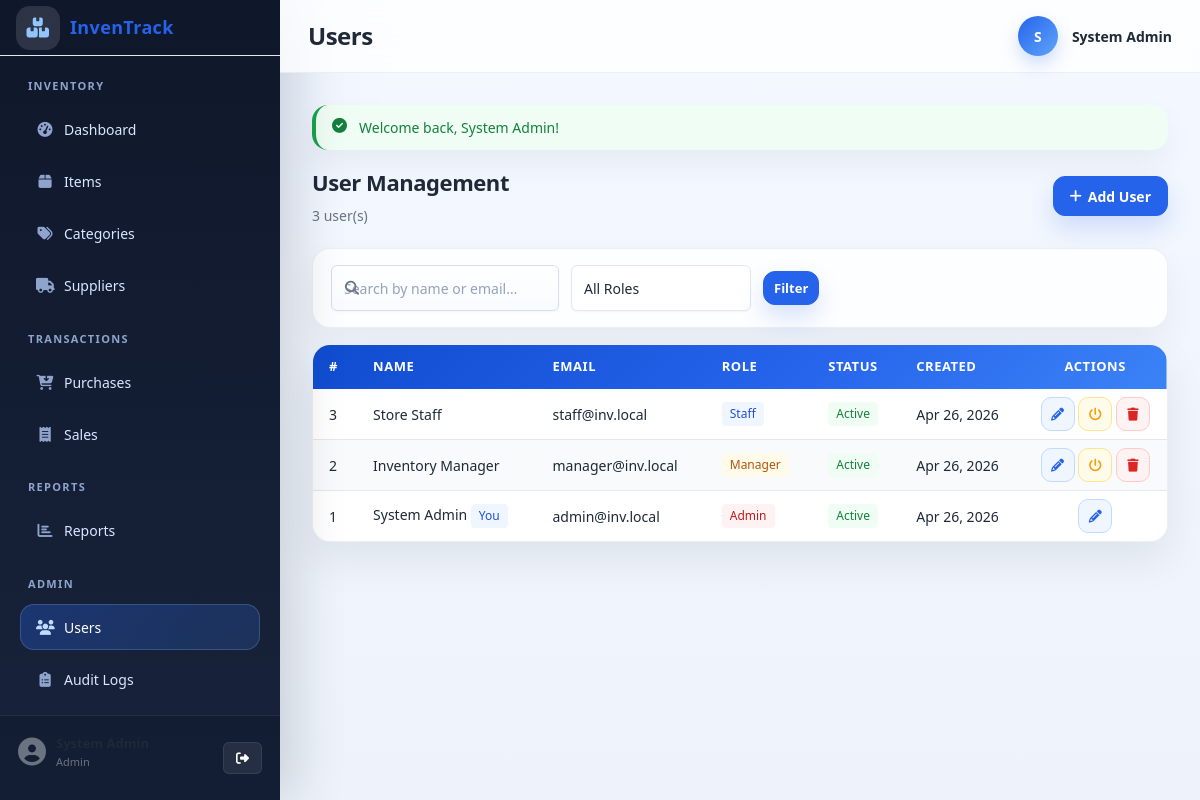
The page /pages/users/index.php (signed in) on the database its author committed.
### tables this page shows
CREATE TABLE users (
    id            INT            AUTO_INCREMENT PRIMARY KEY,
    name          VARCHAR(100)   NOT NULL,
    email         VARCHAR(150)   NOT NULL,
    password_hash VARCHAR(255)   NOT NULL,
    role          ENUM('admin','manager','staff') NOT NULL DEFAULT 'staff',
    status        ENUM('active','inactive')       NOT NULL DEFAULT 'active',
    created_at    DATETIME       DEFAULT CURRENT_TIMESTAMP,
    CONSTRAINT uq_users_email UNIQUE (email)
);

### includes/functions.php (called while the page is built, shortened)
<?php
function app_base_path(): string
{
    static $base_path = null;
    if ($base_path !== null) {
        return $base_path;
    }
    $base_path = '/' . trim(basename(dirname(__DIR__)), '/');
    return $base_path;
}
function app_url(string $path = ''): string
{
    $path = ltrim($path, '/');
    return $path === '' ? app_base_path() . '/' : app_base_path() . '/' . $path;
}
function get_flash(): ?array
{
    $flash = $_SESSION['flash'];
    return $flash;
}
function sanitize(mixed $value): string
{
    return htmlspecialchars(trim((string)$value), ENT_QUOTES, 'UTF-8');
}
function format_date(?string $date): string
{
    $ts = strtotime($date);
    return $ts !== false ? date('M d, Y', $ts) : '';
}

### includes/auth.php (called while the page is built, shortened)
<?php
require_once __DIR__ . '/functions.php';
function current_user(): ?array
{
    return $_SESSION['user'] ?? null;
}

### pages/users/index.php (the view, shortened to what this page needs)
<?php
require_once __DIR__ . '/../../config/db.php';
require_once __DIR__ . '/../../includes/auth.php';
require_once __DIR__ . '/../../includes/functions.php';
$q    = trim($_GET['q']    ?? '');
$page = max(1, (int)($_GET['page'] ?? 1));
$per  = 20;
$where  = ['1=1'];
$params = [];
$where_sql = implode(' AND ', $where);
$count_stmt = $pdo->prepare("SELECT COUNT(*) FROM users WHERE $where_sql");
$count_stmt->execute($params);
$total = (int)$count_stmt->fetchColumn();
$pag  = paginate($total, $per, $page);
$stmt = $pdo->prepare("SELECT id, name, email, role, status, created_at FROM users WHERE $where_sql ORDER BY id DESC LIMIT :limit OFFSET :offset");
$stmt->bindValue(':limit',  $per,          PDO::PARAM_INT);
$stmt->bindValue(':offset', $pag['offset'], PDO::PARAM_INT);
$stmt->execute();
$rows = $stmt->fetchAll();
require_once __DIR__ . '/../../includes/header.php';
require_once __DIR__ . '/../../includes/sidebar.php';
?>
<div class="page-wrapper">
    <div class="topbar">
        <h1 class="topbar-title">Users</h1>
        <div class="topbar-user">
            <div class="user-avatar"><?= strtoupper(substr($user['name'], 0, 1)) ?></div>
            <span class="user-name"><?= sanitize($user['name']) ?></span>
        </div>
    </div>
    <main class="main-content">
        <?php $flash = get_flash(); if ($flash): ?>
        <div class="alert alert-<?= sanitize($flash['type']) ?>" style="margin-bottom:16px">
            <i class="fa-solid <?= $flash['type']==='success' ? 'fa-circle-check' : 'fa-circle-exclamation' ?>"></i>
            <?= sanitize($flash['message']) ?>
        </div>
        <?php endif; ?>
        <div class="page-header">
            <div>
                <h2 class="page-title">User Management</h2>
                <p class="page-subtitle"><?= $total ?> user(s)</p>
            </div>
            <a href="<?= htmlspecialchars(app_url('pages/users/add.php'), ENT_QUOTES, 'UTF-8') ?>" class="btn-primary"><i class="fa-solid fa-plus"></i> Add User</a>
        </div>
        <form method="GET" class="filter-bar">
            <div class="search-wrapper">
                <i class="fa-solid fa-search"></i>
                <input type="search" name="q" placeholder="Search by name or email…" value="<?= sanitize($q) ?>">
            </div>
            <select name="role">
                <option value="">All Roles</option>
            </select>
            <button type="submit" class="btn-primary btn-sm">Filter</button>
        </form>
        <div class="table-container">
            <table>
                <thead>
                    <tr>
                        <th>#</th>
                        <th>Name</th>
                        <th>Email</th>
                        <th>Role</th>
                        <th>Status</th>
                        <th>Created</th>
                        <th class="col-actions">Actions</th>
                    </tr>
                </thead>
                <tbody>
                    <?php if (empty($rows)): ?>
                    <tr><td colspan="7" class="table-empty">No users found.</td></tr>
                    <?php else: ?>
                    <?php foreach ($rows as $u): ?>
                    <?php
                        $role_badge  = ['admin'=>'badge-danger','manager'=>'badge-warning','staff'=>'badge-info'][$u['role']] ?? 'badge-muted';
                        $status_badge = $u['status']==='active' ? 'badge-success' : 'badge-danger';
                        $is_self     = (int)$u['id'] === (int)$user['id'];
                    ?>
                    <tr>
                        <td><?= (int)$u['id'] ?></td>
                        <td><?= sanitize($u['name']) ?> <?= $is_self ? '<span class="badge badge-info">You</span>' : '' ?></td>
                        <td><?= sanitize($u['email']) ?></td>
                        <td><span class="badge <?= $role_badge ?>"><?= ucfirst(sanitize($u['role'])) ?></span></td>
                        <td><span class="badge <?= $status_badge ?>"><?= ucfirst(sanitize($u['status'])) ?></span></td>
                        <td><?= format_date($u['created_at']) ?></td>
                        <td class="col-actions">
                            <a href="<?= htmlspecialchars(app_url('pages/users/edit.php?id=' . (int)$u['id']), ENT_QUOTES, 'UTF-8') ?>" class="btn-action btn-edit" title="Edit"><i class="fa-solid fa-pencil"></i></a>
                            <?php if (!$is_self): ?>
                            <form method="POST" action="<?= htmlspecialchars(app_url('pages/users/toggle.php'), ENT_QUOTES, 'UTF-8') ?>" style="display:inline">
                                <button type="submit" class="btn-action btn-toggle" title="<?= $u['status']==='active' ? 'Deactivate' : 'Activate' ?>">
                                    <i class="fa-solid fa-power-off"></i>
                                </button>
                            </form>
                            <form method="POST" action="<?= htmlspecialchars(app_url('pages/users/delete.php'), ENT_QUOTES, 'UTF-8') ?>" style="display:inline">
                                <button type="submit" class="btn-action btn-delete" title="Delete" data-confirm-delete data-item-name="<?= sanitize($u['name']) ?>"><i class="fa-solid fa-trash"></i></button>
                            </form>
                            <?php endif; ?>
                        </td>
                    </tr>
                    <?php endforeach; ?>
                    <?php endif; ?>
                </tbody>
            </table>
        </div>
    </main>
</div>
<?php require_once __DIR__ . '/../../includes/footer.php'; ?>

### includes/sidebar.php
<?php
$user        = current_user();
$user_role   = $user['role'] ?? 'staff';
$current     = basename($_SERVER['PHP_SELF']);
$current_dir = basename(dirname($_SERVER['PHP_SELF']));
function nav_active(string $dir, string $file, string $current_dir, string $current): string
{
    return ($current_dir === $dir && $current === $file) ? ' active' : '';
}
?>
<aside class="sidebar" id="sidebar">
    <div class="sidebar-brand">
        <i class="fa-solid fa-boxes-stacked"></i>
        <span>InvenTrack</span>
    </div>
    <nav class="sidebar-nav">
        <div class="nav-group-label">Inventory</div>
        <a href="<?= htmlspecialchars(app_url('pages/dashboard.php'), ENT_QUOTES, 'UTF-8') ?>"
           class="nav-link<?= ($current === 'dashboard.php') ? ' active' : '' ?>">
            <i class="fa-solid fa-gauge-high"></i>
            <span>Dashboard</span>
        </a>
        <a href="<?= htmlspecialchars(app_url('pages/items/index.php'), ENT_QUOTES, 'UTF-8') ?>"
           class="nav-link<?= nav_active('items', 'index.php', $current_dir, $current) ?>">
            <i class="fa-solid fa-box"></i>
            <span>Items</span>
        </a>
        <a href="<?= htmlspecialchars(app_url('pages/categories/index.php'), ENT_QUOTES, 'UTF-8') ?>"
           class="nav-link<?= nav_active('categories', 'index.php', $current_dir, $current) ?>">
            <i class="fa-solid fa-tags"></i>
            <span>Categories</span>
        </a>
        <a href="<?= htmlspecialchars(app_url('pages/suppliers/index.php'), ENT_QUOTES, 'UTF-8') ?>"
           class="nav-link<?= nav_active('suppliers', 'index.php', $current_dir, $current) ?>">
            <i class="fa-solid fa-truck"></i>
            <span>Suppliers</span>
        </a>
        <div class="nav-group-label">Transactions</div>
        <a href="<?= htmlspecialchars(app_url('pages/purchases/index.php'), ENT_QUOTES, 'UTF-8') ?>"
           class="nav-link<?= nav_active('purchases', 'index.php', $current_dir, $current) ?>">
            <i class="fa-solid fa-cart-arrow-down"></i>
            <span>Purchases</span>
        </a>
        <a href="<?= htmlspecialchars(app_url('pages/sales/index.php'), ENT_QUOTES, 'UTF-8') ?>"
           class="nav-link<?= nav_active('sales', 'index.php', $current_dir, $current) ?>">
            <i class="fa-solid fa-receipt"></i>
            <span>Sales</span>
        </a>
        <div class="nav-group-label">Reports</div>
        <a href="<?= htmlspecialchars(app_url('pages/reports/index.php'), ENT_QUOTES, 'UTF-8') ?>"
           class="nav-link<?= nav_active('reports', 'index.php', $current_dir, $current) ?>">
            <i class="fa-solid fa-chart-bar"></i>
            <span>Reports</span>
        </a>
        <?php if ($user_role === 'admin'): ?>
        <div class="nav-group-label">Admin</div>
        <a href="<?= htmlspecialchars(app_url('pages/users/index.php'), ENT_QUOTES, 'UTF-8') ?>"
           class="nav-link<?= nav_active('users', 'index.php', $current_dir, $current) ?>">
            <i class="fa-solid fa-users"></i>
            <span>Users</span>
        </a>
        <a href="<?= htmlspecialchars(app_url('pages/audit-logs/index.php'), ENT_QUOTES, 'UTF-8') ?>"
           class="nav-link<?= nav_active('audit-logs', 'index.php', $current_dir, $current) ?>">
            <i class="fa-solid fa-clipboard-list"></i>
            <span>Audit Logs</span>
        </a>
        <?php endif; ?>
    </nav>
    <div class="sidebar-footer">
        <div class="sidebar-user">
            <i class="fa-solid fa-circle-user"></i>
            <div class="sidebar-user-info">
                <span class="sidebar-user-name"><?= htmlspecialchars($user['name'] ?? '', ENT_QUOTES, 'UTF-8') ?></span>
                <span class="sidebar-user-role"><?= htmlspecialchars(ucfirst($user_role), ENT_QUOTES, 'UTF-8') ?></span>
            </div>
        </div>
        <a href="<?= htmlspecialchars(app_url('pages/logout.php'), ENT_QUOTES, 'UTF-8') ?>" class="btn-logout" title="Sign Out">
            <i class="fa-solid fa-right-from-bracket"></i>
        </a>
    </div>
</aside>

### assets/css/responsive.css (style rules this page uses)
@media (min-width: 992px) { .sidebar { position: fixed; top: 0; left: 0; height: 100vh; transform: none; transition: none; z-index: 10; } }
@media (min-width: 992px) { .page-wrapper { margin-left: 240px; } }
@media (min-width: 992px) { .topbar-user .user-name { display: inline; } }
@media (min-width: 992px) { .sidebar { width: 280px; } }
@media (min-width: 992px) { .page-wrapper { margin-left: 280px; } }

### rows shown on the page
users: role "Admin", name "S", name "System Admin", id "1", shows "You", email "admin@inv.local", status "Active", created_at "Apr 26, 2026"
users: id "3", name "Store Staff", email "staff@inv.local", role "Staff", status "Active", created_at "Apr 26, 2026"
users: id "2", name "Inventory Manager", email "manager@inv.local", role "Manager", status "Active", created_at "Apr 26, 2026"

### other values the page prints
$flash['message'] "Welcome back, System Admin!"
$total "3"
